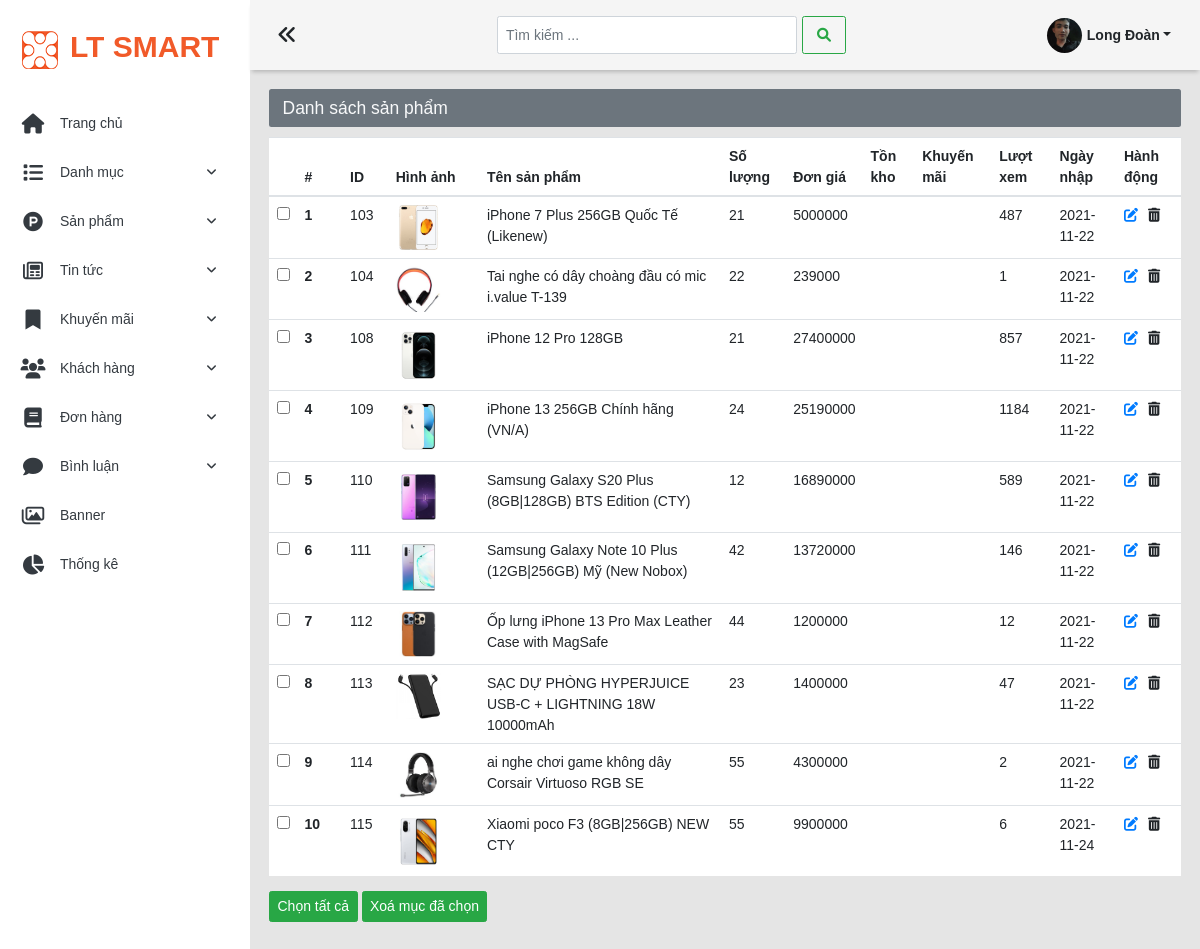
The app's page /admin/list-san-pham (signed in) with its own data.
### tables this page shows
CREATE TABLE `khach_hang` (
  `id_kh` int(11) NOT NULL,
  `username` varchar(100) DEFAULT NULL,
  `mat_khau` varchar(100) DEFAULT NULL,
  `ho_ten` varchar(100) NOT NULL,
  `hinh_anh` varchar(255) DEFAULT '',
  `so_dien_thoai` varchar(10) DEFAULT '',
  `email` varchar(255) DEFAULT '',
  `dia_chi` varchar(255) DEFAULT '',
  `vai_tro` int(1) NOT NULL DEFAULT 0 COMMENT '0 là tài khoản khách hàng ,1 là quản trị viên'
);

CREATE TABLE `san_pham` (
  `id_sp` int(11) NOT NULL,
  `id_dm_pro` int(11) NOT NULL,
  `id_sub_dm_pro` int(11) NOT NULL,
  `ten_sp` varchar(200) NOT NULL,
  `hinh_anh` varchar(255) NOT NULL,
  `don_gia` int(11) NOT NULL,
  `so_luong` int(20) NOT NULL,
  `ngay_nhap` date NOT NULL,
  `mo_ta` text NOT NULL,
  `so_luot_xem` int(11) NOT NULL
);

### global.php (called while the page is built, shortened)
<?php
$ROOT_URL='/duan1';
$ADMIN_URL= $ROOT_URL.'/admin';
$CONTENT_URL=$ROOT_URL.'/content';
$CONTENT_ADMIN_URL=$CONTENT_URL.'/admin';
$CONTENT_UPLOAD=$CONTENT_URL.'/uploads';
$AVTUSER_UPLOAD = $ADMIN_URL.'/xu-ly/khach-hang/uploads';
function sessionLogin_Isset()
{
    if (isset($_SESSION['login'])) {
        return true;
    } else {
        return false;
    }
}
?>

### model/pdo.php (called while the page is built, shortened)
<?php
function pdo_get_connection()
{
    $severname = "localhost";
    $username = "root";
    $password = "";
    try {
        $conn = new PDO("mysql:host=$severname;dbname=ltsmart;charset=utf8", $username, $password);
        $conn->setAttribute(PDO::ATTR_ERRMODE, PDO::ERRMODE_EXCEPTION);
        return $conn;
    } catch (Exception $e) {
        echo "kết nối thất bại" . $e->getMessage();
    }
}
function pdo_query($sql)
{
    $sql_args = array_slice(func_get_args(), 1);
    try {
        $conn = pdo_get_connection();
        $stmt = $conn->prepare($sql);
        $stmt->execute($sql_args);
        $rows = $stmt->fetchAll();
        return $rows;
    } catch (PDOException $e) {
        throw $e;
    } finally {
        unset($conn);
    }
}
function pdo_query_one($sql)
{
    $sql_args = array_slice(func_get_args(), 1);
    try {
        $conn = pdo_get_connection();
        $stmt = $conn->prepare($sql);
        $stmt->execute($sql_args);
        $row = $stmt->fetch(PDO::FETCH_ASSOC);
        return $row;
    } catch (PDOException $e) {
        throw $e;
    } finally {
        unset($conn);
    }
}
?>

### model/tai-khoan.php (called while the page is built, shortened)
<?php
require_once 'pdo.php';
function khach_hang_Query_One($id_kh)
{
    $sql = "SELECT * FROM khach_hang where id_kh =?";
    return pdo_query_one($sql, $id_kh);
}

### model/san-pham.php (called while the page is built, shortened)
<?php
require_once 'pdo.php';
function san_pham_QueryAll()
{
    $sql = "SELECT * FROM san_pham";
    return pdo_query($sql);
}

### admin/views/san-pham/list-san-pham.php (the view, shortened to what this page needs)
<div>
  <h3 class="alert bg-secondary text-light  heading-cate">Danh sách sản phẩm </h3>
  <?php
  if (count($list_san_pham) == 0) {
  ?>
    <h5 class="alert alert-light">Chưa có sản phẩm</h5>
  <?php
  } else {
  ?>
    <form action="" method="POST" id="delete-san-pham">
      <table class="table">
        <thead>
          <tr>
            <th scope="col" style="width:3%"></th>
            <th  style="width:5%" scope="col">#</th>
            <th style="width:5%" scope="col">ID </th>
            <th style="width:10%" scope="col">Hình ảnh</th>
            <th scope="col">Tên sản phẩm</th>
            <th scope="col">Số lượng</th>
            <th scope="col">Đơn giá</th>
            <th scope="col">Tồn kho</th>
            <th scope="col">Khuyến mãi</th>
            <th scope="col">Lượt xem</th>
            <th scope="col">Ngày nhập</th>
            <th scope="col">Hành động</th>
          </tr>
        </thead>
        <tbody>
          <?php $i = 0;
          foreach ($list_san_pham as $san_pham) {
            $i++; ?>
            <tr>
              <td><input class="check-san-pham" name="san-pham[]" value="<?= $san_pham['id_sp']; ?>" type="checkbox"></td>
              <th scope="row"><?= $i; ?></th>
              <td><?= $san_pham['id_sp']; ?></td>
              <td><img style="width:60%" src="<?=$CONTENT_UPLOAD?>/<?= $san_pham['hinh_anh']; ?>" alt=""></td>
              <td class="text-overflow"><?= $san_pham['ten_sp']; ?></td>
              <td><?= $san_pham['so_luong']; ?></td>
              <td><?= $san_pham['don_gia']; ?></td>
              <td></td>
              <td></td>
              <td><?= $san_pham['so_luot_xem']; ?></td>
              <td><?= $san_pham['ngay_nhap']; ?></td>
              <td><a href="edit-san-pham&id=<?= $san_pham['id_sp']; ?>"><i class="fas fa-edit mr-3"></i></a><span class="delete-san-pham cursor-pointer" data-ten_san-pham="<?= $san_pham['ten_sp']; ?>" data-delete_id_sp="<?= $san_pham['id_sp']; ?>"><i class="fas fa-trash-alt"></i></span></td>
            </tr>
          <?php
          }
          ?>
        </tbody>
      </table>
      <div class="my-4">
        <div class="btn btn-success" id="checkall-san-pham">Chọn tất cả</div>
        <button type="submit" onclick="return confirm('Bạn có muốn xoá sản phẩm  này không?')" class="btn btn-success">Xoá mục đã chọn</button>
      </div>
    </form>
  <?php
  }
  ?>
</div>

### admin/views/layouts/index.php (shortened to what this page needs)
<!DOCTYPE html>
<html lang="en">
<head>
    <link rel="stylesheet" href="https://cdnjs.cloudflare.com/ajax/libs/font-awesome/6.0.0-beta2/css/all.min.css" />
    <link rel="stylesheet" href="https://maxcdn.bootstrapcdn.com/bootstrap/4.0.0/css/bootstrap.min.css">
    <link rel="stylesheet" href="<?= $CONTENT_ADMIN_URL ?>/css/main.css">
    <link rel="stylesheet" href="<?= $CONTENT_ADMIN_URL ?>/css/base.css">
    <link rel="stylesheet" href="<?= $CONTENT_ADMIN_URL ?>/css/toastMessage.css">
    <link rel="stylesheet" href="<?= $CONTENT_ADMIN_URL ?>/css/khuyen-mai.css">
</head>
<body>
    <div class="wrapper">
        <div class="navigation">
            <ul>
                <li class="py-4">
                    <a href="<?= $ADMIN_URL ?>" class="navigation__link d-flex align-items-center">
                        <span><img src="<?= $CONTENT_ADMIN_URL ?>/img/avatar_xt.gif" alt=""></span>
                        <span>
                            <h2 class="logo" style="white-space: nowrap;">LT SMART</h2>
                        </span>
                    </a>
                </li>
                <li class="navigation__items active">
                    <a href="<?= $ADMIN_URL ?>" class="navigation__link d-flex align-items-center cursor-pointer">
                        <span><i class="fas fa-home"></i></span>
                        <span style="white-space: nowrap;">Trang chủ</span>
                    </a>
                </li>
                <li class="navigation__items">
                    <div class="navigation__link d-flex align-items-center cursor-pointer">
                        <span><i class="fas fa-list"></i></span>
                        <span style="white-space: nowrap;">Danh mục
                            <span class="box__icon-dropdown"><i class="icon__dropdown fas fa-angle-down"></i></span></span>
                    </div>
                </li>
                <li class="navigation__items">
                    <div class="navigation__link d-flex align-items-center cursor-pointer">
                        <span><i class="fab fa-product-hunt"></i></span>
                        <span style="white-space: nowrap;">Sản phẩm
                            <span class="box__icon-dropdown"><i class="icon__dropdown fas fa-angle-down"></i></span></span>
                    </div>
                </li>
                <li class="navigation__items">
                    <div class="navigation__link d-flex align-items-center cursor-pointer ">
                        <span><i class="far fa-newspaper"></i></span>
                        <span style="white-space: nowrap;">Tin tức
                            <span class="box__icon-dropdown"><i class="icon__dropdown fas fa-angle-down"></i></span></span>
                    </div>
                </li>
                <li class="navigation__items">
                    <div class="navigation__link d-flex align-items-center cursor-pointer">
                        <span><i class="fas fa-bookmark"></i></span>
                        <span style="white-space: nowrap;">Khuyến mãi
                            <span class="box__icon-dropdown"><i class="icon__dropdown fas fa-angle-down"></i></span></span>
                    </div>
                </li>
                <li class="navigation__items">
                    <div class="navigation__link d-flex align-items-center cursor-pointer">
                        <span><i class="fas fa-users"></i></span>
                        <span style="white-space: nowrap;">Khách hàng
                            <span class="box__icon-dropdown"><i class="icon__dropdown fas fa-angle-down"></i></span></span>
                    </div>
                </li>
                <li class="navigation__items">
                    <div class="navigation__link d-flex align-items-center cursor-pointer">
                        <span><i class="fas fa-book"></i></span>
                        <span style="white-space: nowrap;">Đơn hàng
                            <span class="box__icon-dropdown"><i class="icon__dropdown fas fa-angle-down"></i></span></span>
                    </div>
                </li>
                <li class="navigation__items">
                    <div class="navigation__link d-flex align-items-center cursor-pointer">
                        <span><i class="fas fa-comment"></i></span>
                        <span style="white-space: nowrap;">Bình luận
                            <span class="box__icon-dropdown"><i class="icon__dropdown fas fa-angle-down"></i></span></span>
                    </div>
                </li>
                <li class="navigation__items">
                    <div class="navigation__link d-flex align-items-center cursor-pointer">
                        <span><i class="far fa-images"></i></span>
                        <span style="white-space: nowrap;">Banner
                        </span>
                    </div>
                </li>
                <li class="navigation__items">
                    <div class="navigation__link d-flex align-items-center cursor-pointer">
                        <span><i class="fas fa-chart-pie"></i></span>
                        <span style="white-space: nowrap;">Thống kê</span>
                    </div>
                </li>
            </ul>
        </div>
        <main class="main">
            <div class="top__bar">
                <div class="toggle">
                    <i class="fas fa-angle-double-left"></i>
                </div>
                <div class="search">
                    <nav class="navbar navbar-light ">
                        <form class="form-inline">
                            <input class="form-control mr-sm-2" type="text" placeholder="Tìm kiếm ..." aria-label="Search">
                            <button class="btn btn-outline-success my-2 my-sm-0" type="submit"><i class="fas fa-search"></i></button>
                        </form>
                    </nav>
                </div>
                <div class="user ">
                    <div class="dropdown d-flex align-items-center">
                        <?php
                        if (sessionLogin_Isset()) {
                            $id_kh = $_SESSION['login']['id_kh'];
                            $info_kh = khach_hang_Query_One($id_kh);
                            if ($info_kh['hinh_anh'] != '') { ?>
                                <div class="user__dropdown" style="background-image: url('<?= $AVTUSER_UPLOAD ?>/<?=$info_kh['hinh_anh']?>')">
                                </div>
                            <?php
                            } else { ?>
                                <div class="user__dropdown" style="background-image: url('<?= $CONTENT_CLIENT_URL ?>/img/avatar.png')">
                                </div>
                        <?php
                            }
                        }
                        ?>
                        <div class="user__name pl-2 dropdown-toggle" style="cursor: pointer;font-weight: 600;" data-toggle="dropdown" aria-haspopup="true" aria-expanded="false"><?=$info_kh['ho_ten']?></div>
                    </div>
                </div>
            </div>
            <div class="content ">
                <?php include $view ?>
            </div>
    </div>
</body>
</html>

### content/admin/css/main.css (style rules this page uses)
* { padding: 0; margin: 0; }
:root { --link: #007bff; --primary-color: #f15a29; --bg-star: #ffdc41cc; }
html { font-size: 62.5%; line-height: 1.4rem; }
body { font-size: 1.4rem; }
.wrapper { max-width: 100%; margin: 0 auto; }
.navigation { width: 250px; position: fixed; height: 100%; transition: all 0.4s; overflow: hidden; box-shadow: 0px 0px 28px 0px rgb(82 63 105 / 8%); }
.navigation ul { width: 100%; height: 100%; overflow-y: scroll; overflow-x: hidden; transition: all 0.3s; }
.navigation li:nth-child(1) .navigation__link { padding-left: 20px; }
.navigation__items { padding: 0 20px; }
.navigation__link { color: var(--dark); display: block; padding: 14px 0; position: relative; }
.navigation__link span:nth-child(2) i { position: absolute; top: 13%; right: 0; font-size: 1.2rem; transform: translateY(100%); }
.navigation__link span:nth-child(1) { width: 40px; display: flex; justify-content: center; }
.navigation__link span i { padding-right: 14px; font-size: 2rem; }
.logo { font-size: 3rem; padding-left: 10px; font-weight: 700; color: var(--primary-color); }
.main { width: calc(100% - 250px); margin-left: 250px; min-height: 100vh; background-color: #e5e5e5; transition: all 0.3s; position: relative; }
.top__bar { height: 70px; display: flex; justify-content: space-between; align-items: center; background-color: #f5f5f5; padding: 0 3%; position: sticky; top: 0; z-index: 1000; box-shadow: 0 4px 4px -2px rgba(0, 0, 0, 0.2); }
.toggle { font-size: 2rem; cursor: pointer; position: relative; }
.search input { line-height: 2rem !important; font-size: 1.4rem; width: 300px !important; }
.search ::placeholder { font-size: 1.4rem; }
.search button { line-height: 2rem; padding: 4px 14px; font-size: 1.4rem; }
.search .btn { padding: 0.8rem 1.4rem !important; }
.user__dropdown { width: 35px; height: 35px; border-radius: 50%; background-image: url("../img/user.jpg"); background-repeat: no-repeat; background-size: cover; }
.content { padding: 2% 2% 8% 2%; }

### content/admin/css/base.css (style rules this page uses)
* { padding: 0; margin: 0; }
body { font-family: "Helvetica ", Arial, sans-serif; }
.cursor-pointer { cursor: pointer; }
:root { --white-color: rgba(255, 255, 255, 0.966); --primary-color: #f15a29; }
.table { background-color: white; }
.form-control { font-size: 1.4rem !important; padding: 0.8rem !important; }
.btn { font-size: 1.4rem !important; }

### records on screen
khach_hang: hinh_anh (picture), ho_ten "Long Đoàn"
san_pham: id_sp "103", hinh_anh (picture), ten_sp "iPhone 7 Plus 256GB Quốc Tế (Likenew)", so_luong "21", don_gia "5000000", so_luot_xem "487", ngay_nhap "2021-11-22"
san_pham: id_sp "104", hinh_anh (picture), ten_sp "Tai nghe có dây choàng đầu có mic i.value T-139", so_luong "22", don_gia "239000", so_luot_xem "1", ngay_nhap "2021-11-22"
san_pham: id_sp "108", hinh_anh (picture), ten_sp "iPhone 12 Pro 128GB", so_luong "21", don_gia "27400000", so_luot_xem "857", ngay_nhap "2021-11-22"
san_pham: id_sp "109", hinh_anh (picture), ten_sp "iPhone 13 256GB Chính hãng (VN/A)", so_luong "24", don_gia "25190000", so_luot_xem "1184", ngay_nhap "2021-11-22"
san_pham: id_sp "110", hinh_anh (picture), ten_sp "Samsung Galaxy S20 Plus (8GB|128GB) BTS Edition (CTY)", so_luong "12", don_gia "16890000", so_luot_xem "589", ngay_nhap "2021-11-22"
san_pham: id_sp "111", hinh_anh (picture), ten_sp "Samsung Galaxy Note 10 Plus (12GB|256GB) Mỹ (New Nobox)", so_luong "42", don_gia "13720000", so_luot_xem "146", ngay_nhap "2021-11-22"
san_pham: id_sp "112", hinh_anh (picture), ten_sp "Ốp lưng iPhone 13 Pro Max Leather Case with MagSafe", so_luong "44", don_gia "1200000", so_luot_xem "12", ngay_nhap "2021-11-22"
san_pham: id_sp "113", hinh_anh (picture), ten_sp "SẠC DỰ PHÒNG HYPERJUICE USB-C + LIGHTNING 18W 10000mAh", so_luong "23", don_gia "1400000", so_luot_xem "47", ngay_nhap "2021-11-22"
san_pham: id_sp "114", hinh_anh (picture), ten_sp "ai nghe chơi game không dây Corsair Virtuoso RGB SE", so_luong "55", don_gia "4300000", so_luot_xem "2", ngay_nhap "2021-11-22"
san_pham: id_sp "115", hinh_anh (picture), ten_sp "Xiaomi poco F3 (8GB|256GB) NEW CTY", so_luong "55", don_gia "9900000", so_luot_xem "6", ngay_nhap "2021-11-24"
